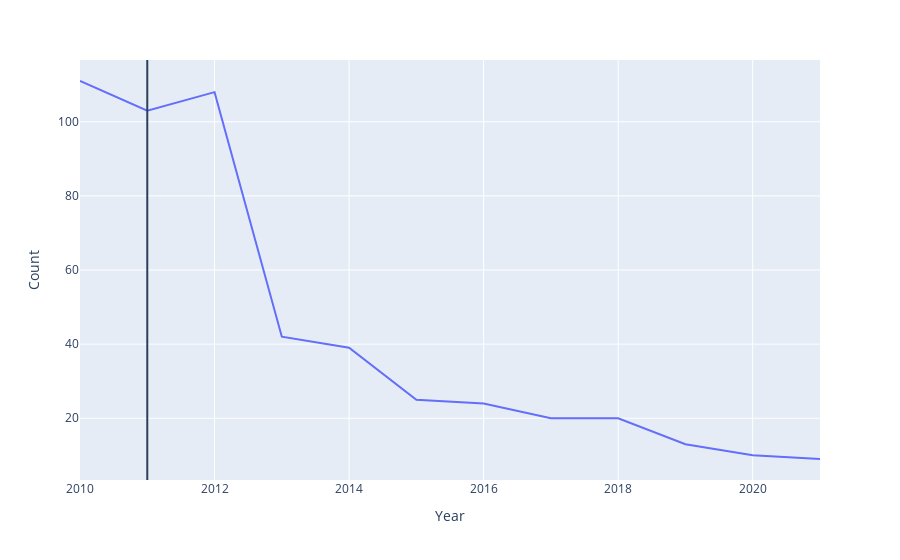

Notebook code cell kept with this figure:
### Code cell
px.line(siri,x='Year',y='Count').add_vline(x=2011)

### Figure 1 — Plotly figure (JSON) as saved in the notebook; plotly's stock layout.template omitted (floating-point values rounded to 4 significant figures)
{"data": [{"hovertemplate": "Year=%{x}<br>Count=%{y}<extra></extra>", "legendgroup": "", "line": {"color": "#636efa", "dash": "solid"}, "marker": {"symbol": "circle"}, "mode": "lines", "name": "", "orientation": "v", "showlegend": false, "type": "scatter", "x": [2021, 2020, 2019, 2018, 2017, 2016, 2015, 2014, 2013, 2012, 2011, 2010], "xaxis": "x", "y": [9, 10, 13, 20, 20, 24, 25, 39, 42, 108, 103, 111], "yaxis": "y"}], "layout": {"legend": {"tracegroupgap": 0}, "margin": {"t": 60}, "shapes": [{"type": "line", "x0": 2011, "x1": 2011, "xref": "x", "y0": 0, "y1": 1, "yref": "y domain"}], "xaxis": {"anchor": "y", "domain": [0, 1], "title": {"text": "Year"}}, "yaxis": {"anchor": "x", "domain": [0, 1], "title": {"text": "Count"}}}}
